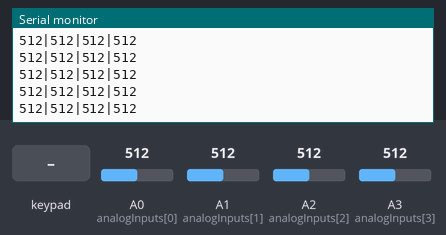
The sketch below on a simulated Arduino Leonardo, built with avr-gcc and run on an emulated ATmega32U4. Parts: the last lines printed to the serial monitor. Inputs (shaded band) come from the test bench; at power-on: A0 (analogInputs[0]) = 512, A1 (analogInputs[1]) = 512, A2 (analogInputs[2]) = 512, A3 (analogInputs[3]) = 512. USB keyboard and mouse output is not drawn.

Above: at 1.2 s.
1.3 s: key '1' pressed
2.8 s: keypad keys 6 7 8 A pressed 0.4 s apart
5.9 s: key 'B' pressed
7.4 s: A0 (analogInputs[0]) set to 716
At 8.5 s:
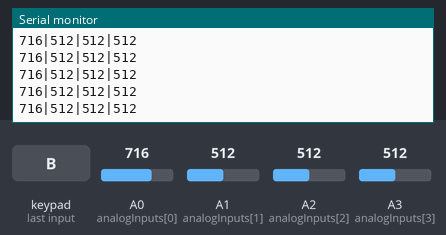
8.9 s: A1 (analogInputs[1]) set to 716
At 9.6 s:
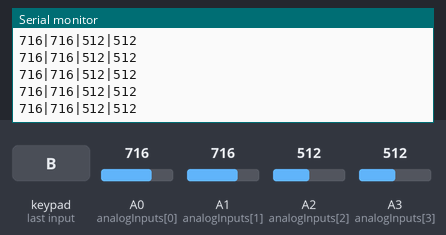
10.4 s: A2 (analogInputs[2]) set to 716
At 11.2 s:
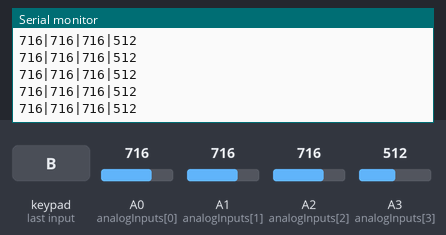
Timing chart, 0 to 12.9 s (numbered marks = the images above; inputs shaded):
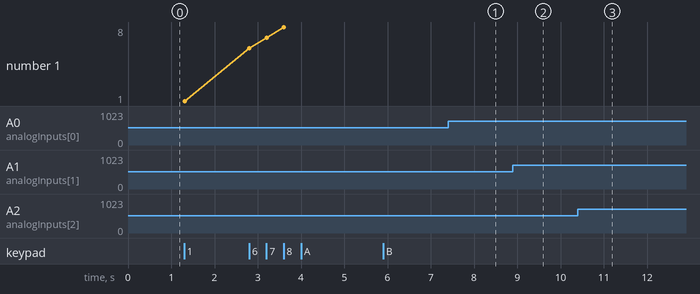

Measured:
- after the input at 7.4 s, the serial monitor: prints a new line at once (image 1)
- after the input at 8.9 s, the serial monitor: prints a new line at once (image 2)
- after the input at 10.4 s, the serial monitor: prints a new line at once (image 3)
- plotted number 1: 1 → 8 after the input at 2.8 s

The sketch:

CTRLDeck-12x4.ino
```cpp
#include <Keyboard.h>
#include <Keypad.h>
/* #include <Control_Surface.h> */

/* USBMIDI_Interface midi;

CCPotentiometer potentiometers[] = {
  {A0, 0x10},
  {A1, 0x11},
  {A2, 0x12},
  {A3, 0x13},
};
*/

const byte ROWS = 3;
const byte COLS = 4;
const int NUM_SLIDERS = 4;
const int analogInputs[NUM_SLIDERS] = {A0, A1, A2, A3};

int analogSliderValues[NUM_SLIDERS];
int analogSliderValuesPrev[NUM_SLIDERS];

char keys[ROWS][COLS] = {
  {'1', '2', '3', '4'},
  {'5', '6', '7', '8'},
  {'9', '0', 'A', 'B'}
};

byte rowPins[ROWS] = {6, 7, 8};
byte colPins[COLS] = {2, 3, 4, 5};

Keypad keypad = Keypad( makeKeymap(keys), rowPins, colPins, ROWS, COLS );

void setup() {
  /* Control_Surface.begin(); */
  Serial.begin(9600);
  Keyboard.begin();

  for (int i = 0; i < NUM_SLIDERS; i++) {
  pinMode(analogInputs[i], INPUT);
  }
  Serial.begin(9600);

}

void sendMacroCommand(uint8_t key) {
  Keyboard.press(key);
  Keyboard.releaseAll();
}

void loop() {
  /* Control_Surface.loop(); */
  char key = keypad.getKey();

  if (key) {
    Serial.println(key);
    switch (key) {
      case '1':
        sendMacroCommand('KEY_F24');
        break;
      case '2':
        sendMacroCommand('KEY_F23');
        break;
      case '3':
        sendMacroCommand('KEY_F22');
        break;
      case '4':
        sendMacroCommand('KEY_F21');
        break;
      case '5':
        sendMacroCommand('KEY_F20');
        break;
      case '6':
        sendMacroCommand('KEY_F19');
        break;
        case '7':
        sendMacroCommand('KEY_F18');
        break;
      case '8':
        sendMacroCommand('KEY_F17');
        break;
      case '9':
        sendMacroCommand('KEY_F16');
        break;
      case '0':
        sendMacroCommand('KEY_F15');
        break;
      case 'A':
        sendMacroCommand('KEY_F14');
        break;
      case 'B':
        sendMacroCommand('KEY_F13');
        break;
    }

    delay(20);
    Keyboard.releaseAll();
  }

  updateSliderValues();
  sendSliderValues();
  delay(10);

}

void updateSliderValues() {
  int sliders[NUM_SLIDERS];
  for (int i = 0; i < NUM_SLIDERS; i++) {
    sliders[i] = analogRead(analogInputs[i]);
    if (sliders[i] - analogSliderValuesPrev[i] > 2 || sliders[i] - analogSliderValuesPrev[i] < -2){
      analogSliderValuesPrev[i] = sliders[i];
      analogSliderValues[i] = sliders[i];
    }

  }
}

void sendSliderValues() {
  String builtString = String("");

  for (int i = 0; i < NUM_SLIDERS; i++) {
    builtString += String(analogSliderValues[i]);

    if (i < NUM_SLIDERS - 1) {
      builtString += String("|");
    }
  }

  Serial.println(builtString);
}

void printSliderValues() {
  for (int i = 0; i < NUM_SLIDERS; i++) {
    String printedString = String("Slider #") + String(i + 1) + String(": ") + String(analogSliderValues[i]) + String(" mV");
    Serial.write(printedString.c_str());
    if (i < NUM_SLIDERS - 1) {
      Serial.write(" | ");
    } else {
      Serial.write("\n");
    }
  }
}
```
